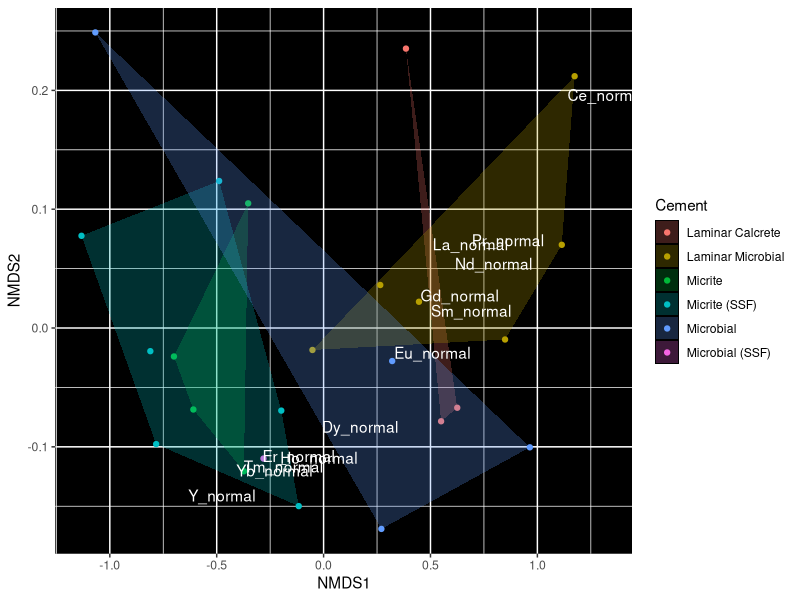

Write the R code that produced this figure.
## ---- chunk 1
knitr::opts_chunk$set(echo = TRUE)
library(tidyverse)
library(readxl)
library(vegan)
## ---- chunk 2
all_data <- read_excel("ree_data_r.xlsx", 1)
cement_data <- read_excel("ree_data_r.xlsx", 2)
## ---- chunk 3
attach(all_data)
normalize <- all_data %>%
  left_join(cement_data, by = c("Sample" = "Sample")) %>% #attach cement to each observation
  filter(Cement != "Manganese") %>% #removes manganese samples
  mutate(Y_normal = Y_ppm/27.31, La_normal = La_ppm/44.56, Ce_normal = Ce_ppm/88.25, Pr_normal = Pr_ppm/10.15, Nd_normal = Nd_ppm/37.32, Sm_normal = Sm_ppm/6.884, Eu_normal = Eu_ppm/1.215, Gd_normal = Gd_ppm/6.043, Dy_normal = Dy_ppm/5.325, Ho_normal = Ho_ppm/1.052, Er_normal = Er_ppm/3.075, Tm_normal = Tm_ppm/0.4510, Yb_normal = Yb_ppm/3.012, Lu_normal = Lu_ppm/0.4386) %>% #normalize values using PAAS data from Pourmand et al. 2012
    select("Sample", "Cement", "La_normal", "Ce_normal", "Pr_normal", "Nd_normal", "Sm_normal", "Eu_normal",  "Gd_normal","Dy_normal", "Y_normal", "Ho_normal", "Er_normal", "Tm_normal", "Yb_normal")#filter out non normalized values and Lu
## ---- chunk 4
ree_matrix <- as.matrix(normalize[,3:ncol(normalize)])
set.seed(123)
nmds = metaMDS(ree_matrix, distance = "bray")
nmds
## ---- chunk 5
data_scores = as.data.frame(scores(nmds)$sites)
data_scores$Sample = normalize$Sample
data_scores$Cement = normalize$Cement

species_scores <- as.data.frame(scores(nmds, "species"))
species_scores$species <- rownames(species_scores)

hull <- data_scores %>%
  group_by(Cement) %>%
  slice(chull(NMDS1, NMDS2))
## ---- chunk 6
nmds_plot <- ggplot(data_scores, aes(x = NMDS1, y = NMDS2)) +
  geom_point(aes(color = Cement)) +
  geom_polygon(data = hull, alpha = .25, aes(fill = Cement)) +
  geom_text(data = species_scores, color = "white", aes(x = NMDS1, y = NMDS2, label = species)) +
  theme(
    panel.background = element_rect(fill = "black"),
    legend.key = element_rect(fill = "black")
  )
nmds_plot
